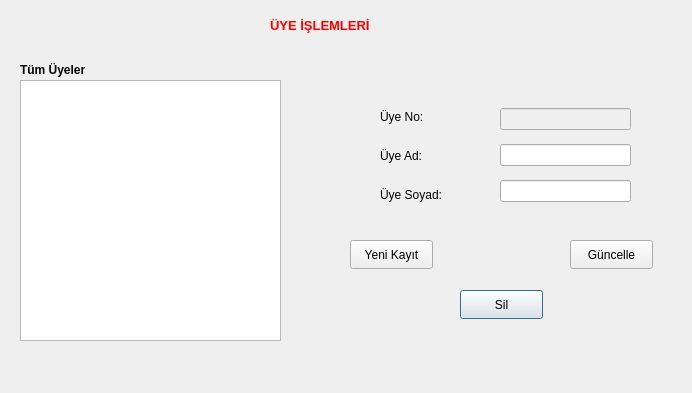
<?xml version="1.0" encoding="UTF-8"?>
<ui version="4.0">
 <class>uye_islemleri</class>
 <widget class="QDialog" name="uye_islemleri">
  <property name="geometry">
   <rect>
    <x>0</x>
    <y>0</y>
    <width>692</width>
    <height>393</height>
   </rect>
  </property>
  <property name="windowTitle">
   <string>Dialog</string>
  </property>
  <widget class="QPushButton" name="btn_sil">
   <property name="geometry">
    <rect>
     <x>460</x>
     <y>290</y>
     <width>83</width>
     <height>29</height>
    </rect>
   </property>
   <property name="text">
    <string>Sil</string>
   </property>
  </widget>
  <widget class="QLabel" name="label_4">
   <property name="geometry">
    <rect>
     <x>20</x>
     <y>60</y>
     <width>151</width>
     <height>20</height>
    </rect>
   </property>
   <property name="font">
    <font>
     <bold>true</bold>
    </font>
   </property>
   <property name="text">
    <string>Tüm Üyeler</string>
   </property>
  </widget>
  <widget class="QPushButton" name="btn_yeni_kayit">
   <property name="geometry">
    <rect>
     <x>350</x>
     <y>240</y>
     <width>83</width>
     <height>29</height>
    </rect>
   </property>
   <property name="text">
    <string>Yeni Kayıt</string>
   </property>
  </widget>
  <widget class="QLabel" name="label_5">
   <property name="geometry">
    <rect>
     <x>270</x>
     <y>0</y>
     <width>171</width>
     <height>51</height>
    </rect>
   </property>
   <property name="palette">
    <palette>
     <active>
      <colorrole role="WindowText">
       <brush brushstyle="SolidPattern">
        <color alpha="255">
         <red>255</red>
         <green>0</green>
         <blue>0</blue>
        </color>
       </brush>
      </colorrole>
     </active>
     <inactive>
      <colorrole role="WindowText">
       <brush brushstyle="SolidPattern">
        <color alpha="255">
         <red>255</red>
         <green>0</green>
         <blue>0</blue>
        </color>
       </brush>
      </colorrole>
     </inactive>
     <disabled/>
    </palette>
   </property>
   <property name="font">
    <font>
     <pointsize>10</pointsize>
     <bold>true</bold>
    </font>
   </property>
   <property name="text">
    <string>ÜYE İŞLEMLERİ</string>
   </property>
  </widget>
  <widget class="QWidget" name="layoutWidget">
   <property name="geometry">
    <rect>
     <x>500</x>
     <y>100</y>
     <width>131</width>
     <height>111</height>
    </rect>
   </property>
   <layout class="QVBoxLayout" name="verticalLayout_2">
    <item>
     <widget class="QLineEdit" name="lineEdit_no">
      <property name="enabled">
       <bool>false</bool>
      </property>
     </widget>
    </item>
    <item>
     <widget class="QLineEdit" name="lineEdit_ad"/>
    </item>
    <item>
     <widget class="QLineEdit" name="lineEdit_soyad"/>
    </item>
   </layout>
  </widget>
  <widget class="QPushButton" name="btn_guncelle">
   <property name="geometry">
    <rect>
     <x>570</x>
     <y>240</y>
     <width>83</width>
     <height>29</height>
    </rect>
   </property>
   <property name="text">
    <string>Güncelle</string>
   </property>
  </widget>
  <widget class="QTableView" name="tableView_tum_uyeler">
   <property name="geometry">
    <rect>
     <x>20</x>
     <y>80</y>
     <width>261</width>
     <height>261</height>
    </rect>
   </property>
  </widget>
  <widget class="QWidget" name="layoutWidget_2">
   <property name="geometry">
    <rect>
     <x>380</x>
     <y>100</y>
     <width>111</width>
     <height>111</height>
    </rect>
   </property>
   <layout class="QVBoxLayout" name="verticalLayout">
    <item>
     <widget class="QLabel" name="label">
      <property name="text">
       <string>Üye No:</string>
      </property>
     </widget>
    </item>
    <item>
     <widget class="QLabel" name="label_2">
      <property name="text">
       <string>Üye Ad:</string>
      </property>
     </widget>
    </item>
    <item>
     <widget class="QLabel" name="label_3">
      <property name="text">
       <string>Üye Soyad:</string>
      </property>
     </widget>
    </item>
   </layout>
  </widget>
 </widget>
 <resources/>
 <connections/>
</ui>
